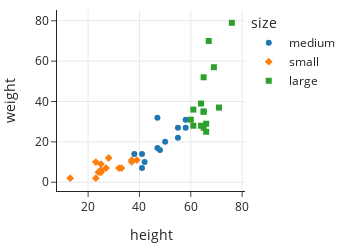

The notebook cell saved with this chart:
### Markdown cell above
Plotting methods in `plotly` also contain arguments for making facet plots.
We can facet using color on the same plot, plotting symbol or line style.  
Or we can facet into multiple subplots. Below are examples of each.
We first make a scatter plot of height and weight of dog breeds and use different plotting symbols and colors to facet within the plot by size.

### Code cell
fig = px.scatter(dogs, x='height', y='weight', 
                 color='size', symbol='size',
                 width=350, height=250)
fig

### Figure 1 — Plotly figure (JSON) as saved in the notebook; plotly's stock layout.template omitted (floating-point values rounded to 4 significant figures)
{"data": [{"hovertemplate": "size=medium<br>height=%{x}<br>weight=%{y}<extra></extra>", "legendgroup": "medium", "marker": {"color": "#1F77B4", "symbol": "circle"}, "mode": "markers", "name": "medium", "orientation": "v", "showlegend": true, "type": "scatter", "x": [48, 41, 55, 50, 58, 58, 41, 42, 38, 47, 47, 55], "xaxis": "x", "y": [16, 14, 22, 20, 31, 27, 7, 10, 14, 32, 17, 27], "yaxis": "y"}, {"hovertemplate": "size=small<br>height=%{x}<br>weight=%{y}<extra></extra>", "legendgroup": "small", "marker": {"color": "#FF7F0E", "symbol": "diamond"}, "mode": "markers", "name": "small", "orientation": "v", "showlegend": true, "type": "scatter", "x": [25, 37, 37, 27, 33, 13, 25, 23, 25, 39, 24, 25, 32, 28, 23, 25], "xaxis": "x", "y": [6, 11, 10.15, 7, 7, 2, 5, 2, 6, 11, 5, 5, 7, 12, 10, 9], "yaxis": "y"}, {"hovertemplate": "size=large<br>height=%{x}<br>weight=%{y}<extra></extra>", "legendgroup": "large", "marker": {"color": "#2CA02C", "symbol": "square"}, "mode": "markers", "name": "large", "orientation": "v", "showlegend": true, "type": "scatter", "x": [61, 65, 66, 60, 64, 65, 66, 69, 65, 71, 61, 64, 65, 76, 67], "xaxis": "x", "y": [28, 27, 29, 31, 28, 35, 25, 57, 35, 37, 36, 39, 52, 79, 70], "yaxis": "y"}], "layout": {"height": 250, "legend": {"title": {"text": "size"}, "tracegroupgap": 0}, "width": 350, "xaxis": {"anchor": "y", "autorange": true, "domain": [0, 1], "range": [7.868, 81.13], "title": {"text": "height"}, "type": "linear"}, "yaxis": {"anchor": "x", "autorange": true, "domain": [0, 1], "range": [-4.342, 85.34], "title": {"text": "weight"}, "type": "linear"}}}
